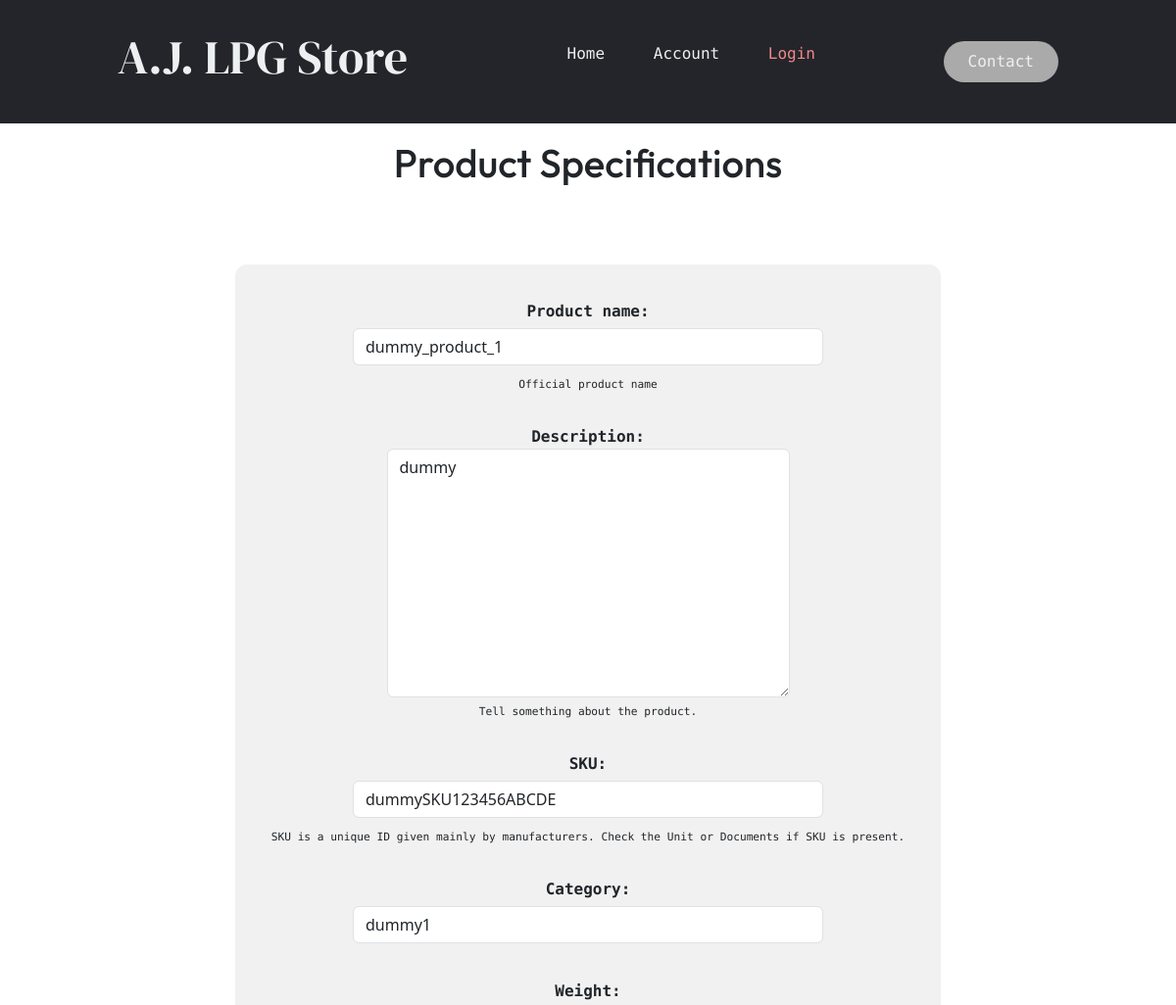
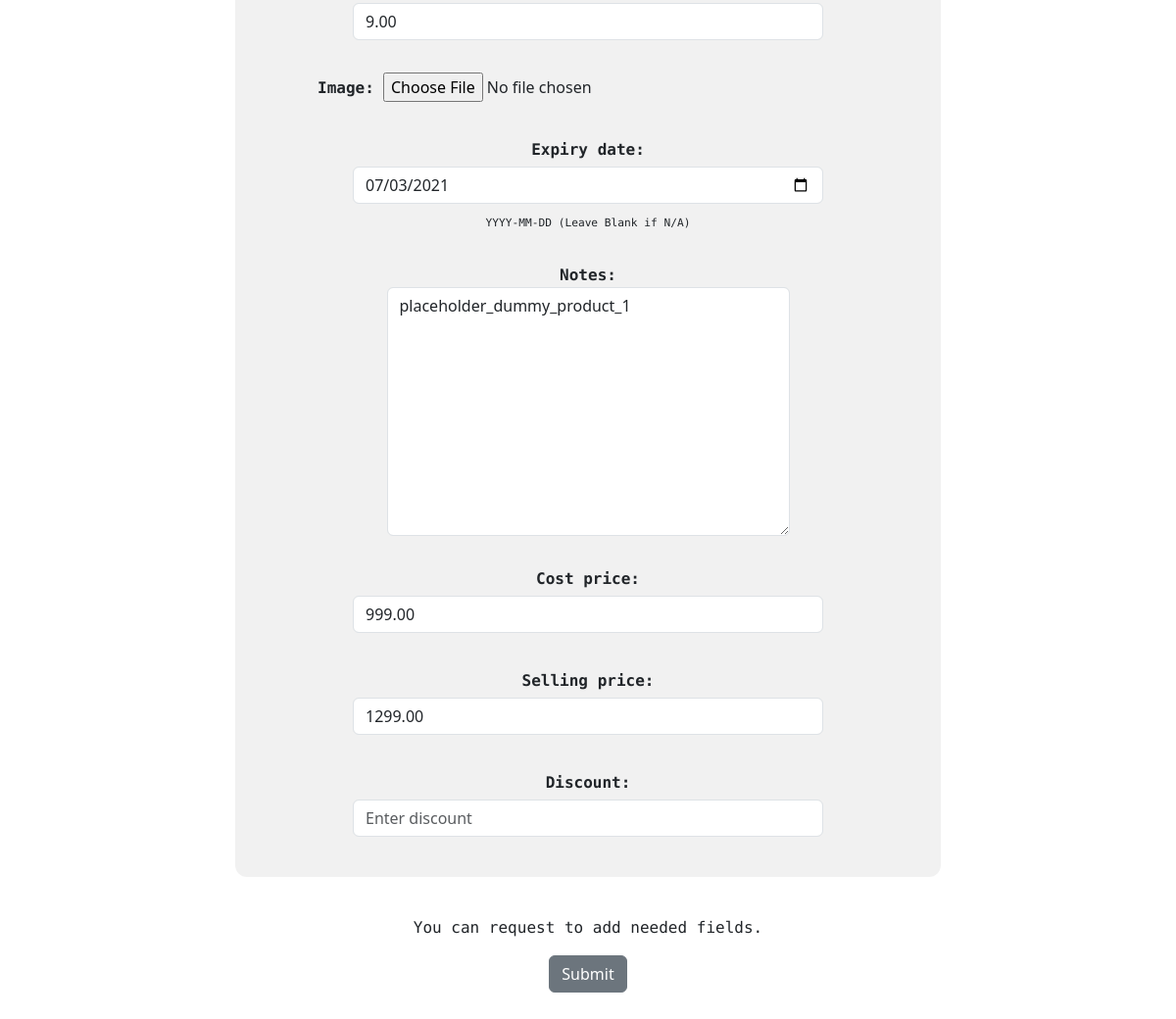
Screenshot of /edit_product/14/?formID=productSpecs with the database file from the repository (2 pictures, top to bottom).
### home/models.py (models this page shows, shortened)
class Product(models.Model):
    product_name = models.CharField(max_length=255,default="Product 1",help_text="Official product name")
    description = models.TextField(help_text="Tell something about the product.")
    SKU = models.CharField(max_length=50, unique=True, help_text="SKU is a unique ID given mainly by manufacturers. Check the Unit or Documents if SKU is present.")
    category = models.ForeignKey(Category, related_name="products", on_delete=models.SET_NULL, null=True)
    weight = models.DecimalField(max_digits=10, decimal_places=2, null=True, blank=True)
    image = models.ImageField(upload_to='product_images/', null=True, blank=True)
    expiry_date = models.DateField(default=timezone.now,null=True, blank=True, help_text="YYYY-MM-DD (Leave Blank if N/A)")
    notes = models.TextField(null=True, blank=True)
    cost_price = models.DecimalField(max_digits=10, decimal_places=2, null=True, blank=True)
    selling_price = models.DecimalField(max_digits=10, decimal_places=2, null=True, blank=True)
    margin = models.DecimalField(max_digits=5, decimal_places=2, default = 0, null=True, blank=True)
    discount = models.DecimalField(max_digits=5, decimal_places=2, null=True, blank=True)

class Category(models.Model):
    category = models.CharField(max_length=50)
    def __str__(self):
        return self.category
    class Meta:
        verbose_name_plural = "Categories"

### home/views.py (the view)
# urls.py: path('edit_product/<int:pk>/', views.edit_product_specs, name='edit_product'),
def edit_product_specs(request, pk):
    formID = request.GET.get('formID', 'default')
    submitted = False
    if request.method == 'POST':
        if formID == "productSpecs":
            object = get_object_or_404(models.Product, pk=pk)
            form = forms.ProductForms(request.POST, instance=object)
        elif formID == "category":
            object = get_object_or_404(models.Category, pk=pk)
            form = forms.CategoryForms(request.POST, instance=object)
        elif formID == "supplier":
            object = get_object_or_404(models.Supplier, pk=pk)
            form = forms.SupplierForms(request.POST, instance=object)
        if form.is_valid():
            form.save()
            messages.success(request,"Form Successfully Updated")
            return HttpResponseRedirect('/products/')
    else:
        if formID == "productSpecs":
            object = get_object_or_404(models.Product, pk=pk)
            form = forms.ProductForms(instance=object)
        elif formID == "category":
            object = get_object_or_404(models.Category, pk=pk)
            form = forms.CategoryForms(instance=object)
        elif formID == "supplier":
            object = get_object_or_404(models.Supplier, pk=pk)
            form = forms.SupplierForms(instance=object)
    return render(request, "blocks/productpage_forms.html", {"formID":formID,'form': form, "submitted": submitted})

### home/templates/blocks/productpage_forms.html
{% extends "home/inventory_forms.html"%}
{% block product_navbar %}
{% include "chunks/navbar.html" %}
{% endblock %}
{%  block forms %}
    {% if formID == "category" %}
        {% include "chunks/forms/category.html" %}
    {% elif formID == "supplier" %}
        {% include "chunks/forms/supplier.html" %}
    {% elif formID == "productSpecs" %}
        {% include "chunks/forms/product_specs.html" %}
    {% elif formID == "stocks" %}
        {% include "chunks/forms/stocks.html" %}
    {% elif formID == "removeItems" %}
        {% include "chunks/forms/remove_entries.html" %}
    {% else %}
        {% include "chunks/forms/submitted.html" %}
    {% endif %}
{%  endblock %}

### home/templates/chunks/forms/product_specs.html (shortened to what this page needs)
<center>
    <h1>
        Product Specifications
    </h1>
    <form action="" method=POST>
        <div class="form_style">
            {{ form.as_p }}
        </div>
        <p>You can request to add needed fields.</p>
        <input type="submit" value="Submit" class="btn btn-secondary">
    </form>
</center>

### home/static/css/navbar.css (style rules this page uses)
:root { --global-font-style-navbar-menu: "Roboto Mono"; --global-font-style-navbar-title: "DM Serif Display"; --global-font-style-navbar-section-title: "Outfit"; }

### home/static/css/product_view.css (style rules this page uses)
:root { --global-font-style-navbar-menu: "Roboto Mono"; --global-font-style-navbar-title: "DM Serif Display"; --global-font-style-navbar-section-title: "Outfit"; }

### home/static/css/form_stylings.css (style rules this page uses)
:root { --global-font-style-navbar-menu: "Roboto Mono"; --global-font-style-navbar-title: "DM Serif Display"; --global-font-style-navbar-section-title: "Outfit"; }
.form_style { display: flex; flex-direction: column; justify-content: center; align-items: center; width: 60dvw; margin: 2.5rem; border-radius: 1dvw; background-color: rgb(241, 241, 241); }
.form_style > p > label { font-family: var(--global-font-style-navbar-menu); font-size: clamp(.4rem, .5rem + 1dvw, 1rem); font-weight: bold; margin-top: 1rem; }
.form_style > p > select { margin: 5px; width: 40dvw; }
.form_style > p > input { margin: 5px; width: 40dvw; }
.form_style > p > span { font-family: var(--global-font-style-navbar-menu); font-size: clamp(.3rem, .4rem + 1dvw, .7rem); margin: 0; }
center > form > p { font-family: var(--global-font-style-navbar-menu); }
center > h1 { font-family: var(--global-font-style-navbar-section-title); margin: clamp(0.7rem, 0.7rem + 0.5dvw, 1rem); }
center > form { margin: 5rem; }
form > div { margin: 10px; background-color: rgb(255, 189, 103); padding: 20px; border-radius: 10px; }

### rows the page displays
Product: product_name "dummy_product_1", description "dummy", SKU "dummySKU123456ABCDE", weight "9.00", expiry_date "07/03/2021", notes "placeholder_dummy_product_1", cost_price "999.00", selling_price "1299.00"
Category: category "dummy1"
